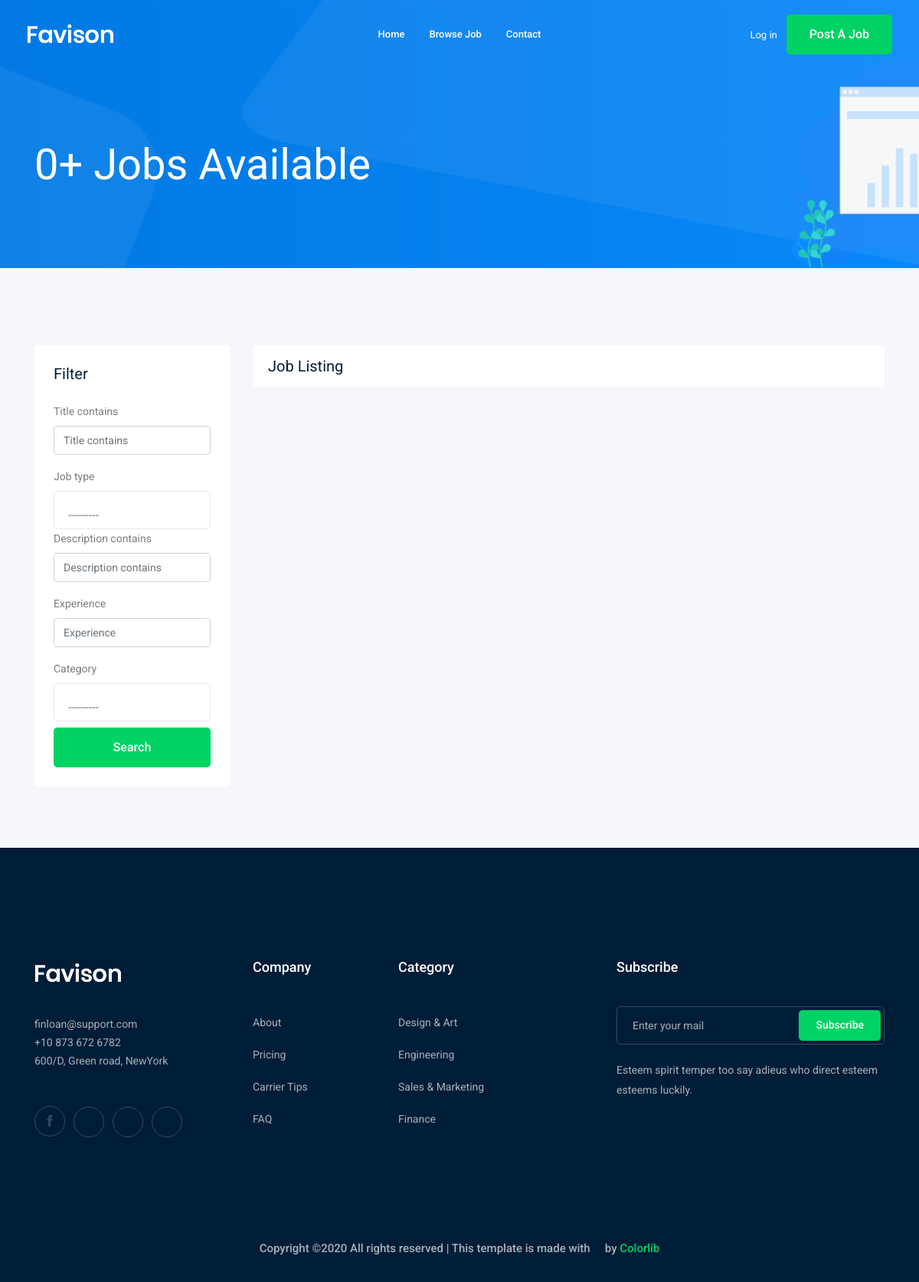
The page /jobs/ on the database as committed earlier.
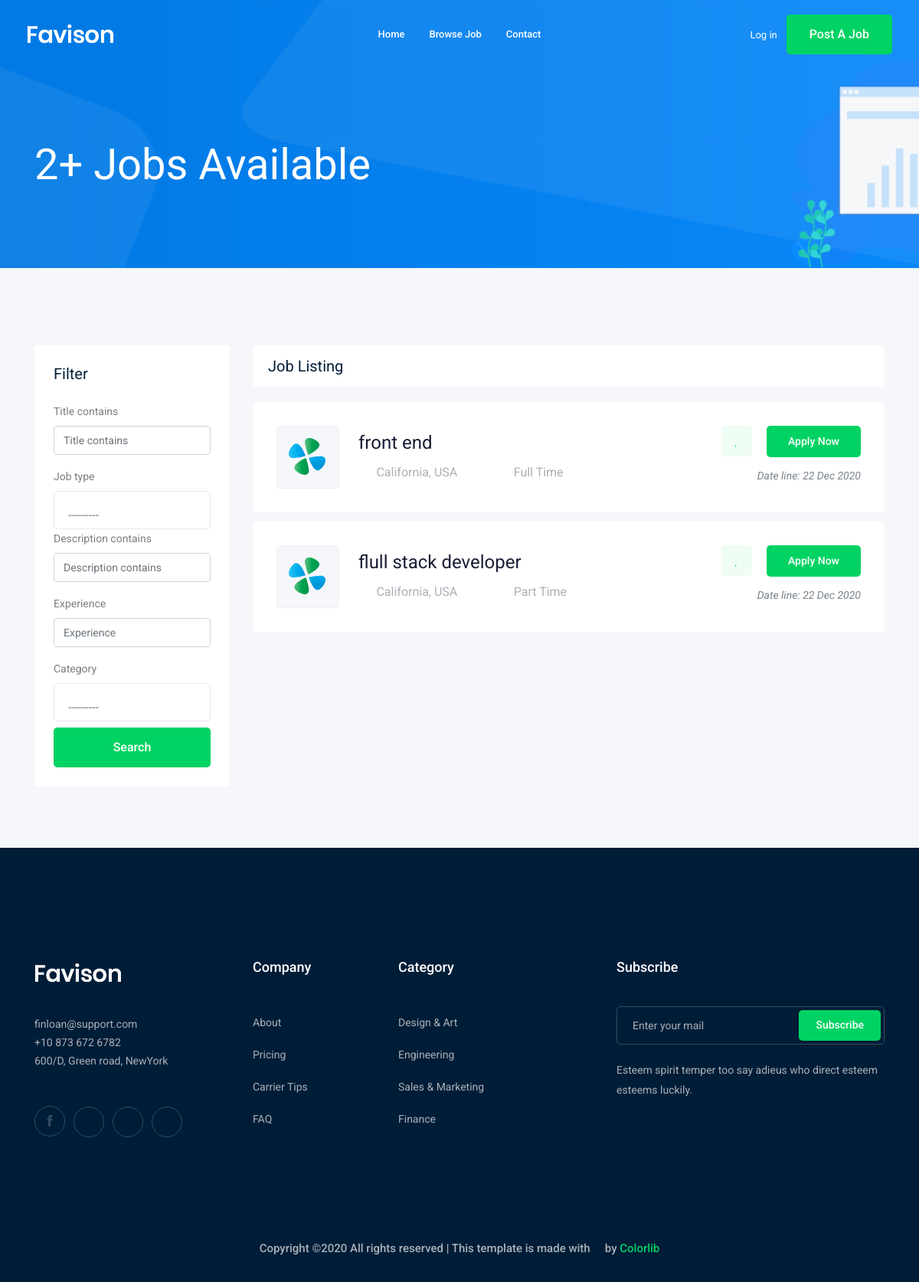
The same page on the database as committed later.
### job/models.py (models this page shows, shortened)
class Job(models.Model):  # table
    owner = models.ForeignKey(User, related_name='job_owner', on_delete=models.CASCADE)
    title = models.CharField(max_length=100)  # column
    job_type = models.CharField(max_length=15 , choices=JOB_TYPE)
    description = models.TextField(max_length=1000)
    published_at = models.DateTimeField(auto_now=True)
    Vacancy = models.IntegerField(default=1)
    salary = models.IntegerField(default=0)
    experience = models.IntegerField(default=1)
    category = models.ForeignKey('Category',on_delete=models.CASCADE)
    image = models.ImageField(upload_to=image_upload)
    slug = models.SlugField(blank=True, null=True)

### job/views.py (the view)
# urls.py: path('', views.job_list,name ='job_list'),
def job_list(request):
    job_list = Job.objects.all()
    myfilter = JobFilter(request.GET,queryset=job_list)
    job_list = myfilter.qs
    paginator = Paginator(job_list,9)
    page = request.GET.get('page',1)
    try:
        jobs = paginator.page(page)
    except PageNotAnInteger:
        jobs = paginator.page(1)
    except EmptyPage:
        jobs = paginator.page(paginator.num_pages)
    context = {
        'jobs':jobs,
        'job_list':job_list,
        'myfilter' : myfilter
    }
    return render(request,'job/job_list.html',context)

### job/models.py (called while the page is built)
    def __str__(self):
        return self.name

### job/templates/job/job_list.html (shortened to what this page needs)
{% extends "base.html" %}
{% load bootstrap4 %}
{% load static %}
{% block  content %}
    <div class="bradcam_area bradcam_bg_1">
        <div class="container">
            <div class="row">
                <div class="col-xl-12">
                    <div class="bradcam_text">
                        <h3>{{job_list.count}}+ Jobs Available</h3>
                    </div>
                </div>
            </div>
        </div>
    </div>
    <div class="job_listing_area plus_padding">
        <div class="container">
            <div class="row">
                <div class="col-lg-3">
                    <div class="job_filter white-bg">
                        <div class="form_inner white-bg">
                            <h3>Filter</h3>
                            <form method="GET">
                                {% bootstrap_form myfilter.form %}
                                <input type="submit" value="Search" class="boxed-btn3 w-100 mt-2">
                            </form>
                        </div>
                    </div>
                </div>
                <div class="col-lg-9">
                    <div class="recent_joblist_wrap">
                        <div class="recent_joblist white-bg ">
                            <div class="row align-items-center">
                                <div class="col-md-6">
                                    <h4>Job Listing</h4>
                                </div>
                            </div>
                        </div>
                    </div>
                    <div class="job_lists m-0">
                        <div class="row">
                            {% for job  in jobs %}
                                <div class="col-lg-12 col-md-12">
                                    <div class="single_jobs white-bg d-flex justify-content-between">
                                        <div class="jobs_left d-flex align-items-center">
                                            <div class="thumb">
                                                <img src="{% static 'img/svg_icon/1.svg'%}" alt="">
                                            </div>
                                            <div class="jobs_conetent">
                                                <a href="{% url 'jobs:job_detail' job.slug %}"><h4>{{job.title}}</h4></a>
                                                <div class="links_locat d-flex align-items-center">
                                                    <div class="location">
                                                        <p> <i class="fa fa-map-marker"></i> California, USA</p>
                                                    </div>
                                                    <div class="location">
                                                        <p> <i class="fa fa-clock-o"></i> {{job.job_type}}</p>
                                                    </div>
                                                </div>
                                            </div>
                                        </div>
                                        <div class="jobs_right">
                                            <div class="apply_now">
                                                <a class="heart_mark" href="#"> <i class="fa fa-heart"></i> </a>
                                                <a href="{% url 'jobs:job_detail' job.slug %}" class="boxed-btn3">Apply Now</a>
                                            </div>
                                            <div class="date">
                                                <p>Date line: {{job.published_at|date:'d M o'}}</p>
                                            </div>
                                        </div>
                                    </div>
                                </div>
                            {% endfor %}
                        </div>
                    </div>
                </div>
            </div>
        </div>
    </div>
{% endblock  %}

### templates/base.html (shortened to what this page needs)
{% load static %}
<!DOCTYPE html>
<html class="no-js" lang="zxx">
<head>
    <link rel="stylesheet" href="{% static 'css/bootstrap.min.css' %}">
    <link rel="stylesheet" href="{% static 'css/owl.carousel.min.css' %}">
    <link rel="stylesheet" href="{% static 'css/magnific-popup.css' %}">
    <link rel="stylesheet" href="{% static 'css/font-awesome.min.css' %}">
    <link rel="stylesheet" href="{% static 'css/themify-icons.css' %}">
    <link rel="stylesheet" href="{% static 'css/nice-select.css' %}">
    <link rel="stylesheet" href="{% static 'css/flaticon.css' %}">
    <link rel="stylesheet" href="{% static 'css/jquery-ui.css' %}">
    <link rel="stylesheet" href="{% static 'css/gijgo.css' %}">
    <link rel="stylesheet" href="{% static 'css/animate.min.css' %}">
    <link rel="stylesheet" href="{% static 'css/slicknav.css' %}">
    <link rel="stylesheet" href="{% static 'css/style.css' %}">
</head>
<body>
        <header>
            <div class="header-area ">
                <div id="sticky-header" class="main-header-area">
                    <div class="container-fluid ">
                        <div class="header_bottom_border">
                            <div class="row align-items-center">
                                <div class="col-xl-3 col-lg-2">
                                    <div class="logo">
                                        <a href="index.html">
                                            <img src="img/logo.png" alt="">
                                        </a>
                                    </div>
                                </div>
                                <div class="col-xl-6 col-lg-7">
                                    <div class="main-menu  d-none d-lg-block">
                                        <nav>
                                            <ul id="navigation">
                                                <li><a href="/">home</a></li>
                                                <li><a href="{% url 'jobs:job_list' %}">Browse Job</a></li>
                                                <li><a href="{% url 'contact:contact' %}">Contact</a></li>
                                            </ul>
                                        </nav>
                                    </div>
                                </div>
                                <div class="col-xl-3 col-lg-3 d-none d-lg-block">
                                    <div class="Appointment">
                                        {% if request.user.is_authenticated %}
                                        <div class="phone_num d-none d-xl-block">
                                            <a href="{% url 'accounts:profile' %}">Profile</a>
                                        </div>
                                        {% else %}
                                            <div class="phone_num d-none d-xl-block">
                                                <a href="{% url 'login' %}">Log in</a>
                                            </div>
                                        {% endif %}
                                        <div class="d-none d-lg-block">
                                            <a class="boxed-btn3" href="{% url 'jobs:add_job' %}">Post a Job</a>
                                        </div>
                                    </div>
                                </div>
                                <div class="col-12">
                                </div>
                            </div>
                        </div>
                    </div>
                </div>
            </div>
        </header>
    {% block  content %}
    {% endblock  %}
     <footer class="footer">
        <div class="footer_top">
            <div class="container">
                <div class="row">
                    <div class="col-xl-3 col-md-6 col-lg-3">
                        <div class="footer_widget wow fadeInUp" data-wow-duration="1s" data-wow-delay=".3s">
                            <div class="footer_logo">
                                <a href="#">
                                    <img src="img/logo.png" alt="">
                                </a>
                            </div>
                            <p>
                                finloan@support.com <br>
                                +10 873 672 6782 <br>
                                600/D, Green road, NewYork
                            </p>
                            <div class="socail_links">
                                <ul>
                                    <li>
                                        <a href="#">
                                            <i class="ti-facebook"></i>
                                        </a>
                                    </li>
                                    <li>
                                        <a href="#">
                                            <i class="fa fa-google-plus"></i>
                                        </a>
                                    </li>
                                    <li>
                                        <a href="#">
                                            <i class="fa fa-twitter"></i>
                                        </a>
                                    </li>
                                    <li>
                                        <a href="#">
                                            <i class="fa fa-instagram"></i>
                                        </a>
                                    </li>
                                </ul>
                            </div>
                        </div>
                    </div>
                    <div class="col-xl-2 col-md-6 col-lg-2">
                        <div class="footer_widget wow fadeInUp" data-wow-duration="1.1s" data-wow-delay=".4s">
                            <h3 class="footer_title">
                                Company
                            </h3>
                            <ul>
                                <li><a href="#">About </a></li>
                                <li><a href="#"> Pricing</a></li>
                                <li><a href="#">Carrier Tips</a></li>
                                <li><a href="#">FAQ</a></li>
                            </ul>
                        </div>
                    </div>
                    <div class="col-xl-3 col-md-6 col-lg-3">
                        <div class="footer_widget wow fadeInUp" data-wow-duration="1.2s" data-wow-delay=".5s">
                            <h3 class="footer_title">
                                Category
                            </h3>
                            <ul>
                                <li><a href="#">Design & Art</a></li>
                                <li><a href="#">Engineering</a></li>
                                <li><a href="#">Sales & Marketing</a></li>
                                <li><a href="#">Finance</a></li>
                            </ul>
                        </div>
                    </div>
                    <div class="col-xl-4 col-md-6 col-lg-4">
                        <div class="footer_widget wow fadeInUp" data-wow-duration="1.3s" data-wow-delay=".6s">
                            <h3 class="footer_title">
                                Subscribe
                            </h3>
                            <form action="#" class="newsletter_form">
                                <input type="text" placeholder="Enter your mail">
                                <button type="submit">Subscribe</button>
                            </form>
                            <p class="newsletter_text">Esteem spirit temper too say adieus who direct esteem esteems
                                luckily.</p>
                        </div>
                    </div>
                </div>
            </div>
        </div>
        <div class="copy-right_text wow fadeInUp" data-wow-duration="1.4s" data-wow-delay=".3s">
            <div class="container">
                <div class="row">
                    <div class="col-xl-12">
                        <p class="copy_right text-center">
Copyright &copy;<script>document.write(new Date().getFullYear());</script> All rights reserved | This template is made with <i class="fa fa-heart-o" aria-hidden="true"></i> by <a href="https://colorlib.com" target="_blank">Colorlib</a>
                        </p>
                    </div>
                </div>
            </div>
        </div>
    </footer>
</body>
</html>

Rows that differ between the two databases and show on the page:
added Job: title "front end", job_type "Full Time", published_at "22 Dec 2020"
added Job: title "flull stack developer", job_type "Part Time", published_at "22 Dec 2020"
Other text that changed with them:
{{ job_list.count }}: "0" → "2"
